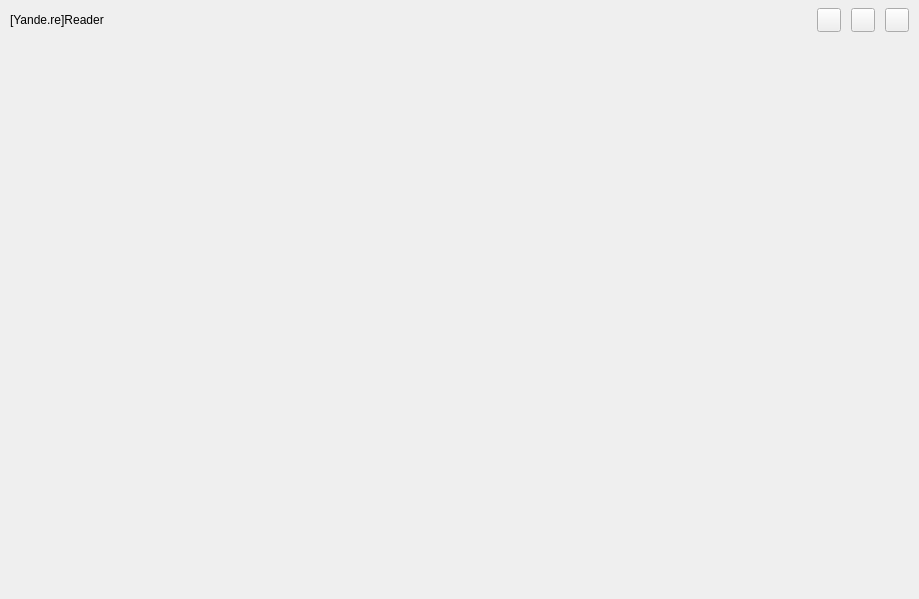
<?xml version="1.0" encoding="UTF-8"?>
<ui version="4.0">
 <class>MainWindow</class>
 <widget class="QMainWindow" name="MainWindow">
  <property name="geometry">
   <rect>
    <x>0</x>
    <y>0</y>
    <width>919</width>
    <height>599</height>
   </rect>
  </property>
  <property name="windowTitle">
   <string>MainWindow</string>
  </property>
  <widget class="QWidget" name="centralWidget">
   <layout class="QGridLayout" name="gridLayout">
    <property name="leftMargin">
     <number>0</number>
    </property>
    <property name="topMargin">
     <number>0</number>
    </property>
    <property name="rightMargin">
     <number>0</number>
    </property>
    <property name="bottomMargin">
     <number>0</number>
    </property>
    <property name="spacing">
     <number>0</number>
    </property>
    <item row="0" column="0" colspan="2">
     <widget class="QWidget" name="widget_title" native="true">
      <property name="minimumSize">
       <size>
        <width>0</width>
        <height>40</height>
       </size>
      </property>
      <property name="maximumSize">
       <size>
        <width>16777215</width>
        <height>40</height>
       </size>
      </property>
      <layout class="QHBoxLayout" name="horizontalLayout">
       <property name="spacing">
        <number>10</number>
       </property>
       <property name="leftMargin">
        <number>10</number>
       </property>
       <property name="topMargin">
        <number>5</number>
       </property>
       <property name="rightMargin">
        <number>10</number>
       </property>
       <property name="bottomMargin">
        <number>5</number>
       </property>
       <item>
        <widget class="QLabel" name="label_app_name">
         <property name="text">
          <string>[Yande.re]Reader</string>
         </property>
        </widget>
       </item>
       <item>
        <spacer name="horizontalSpacer">
         <property name="orientation">
          <enum>Qt::Horizontal</enum>
         </property>
         <property name="sizeHint" stdset="0">
          <size>
           <width>688</width>
           <height>20</height>
          </size>
         </property>
        </spacer>
       </item>
       <item>
        <widget class="QPushButton" name="pushButton_menu">
         <property name="minimumSize">
          <size>
           <width>24</width>
           <height>24</height>
          </size>
         </property>
         <property name="maximumSize">
          <size>
           <width>24</width>
           <height>24</height>
          </size>
         </property>
         <property name="text">
          <string/>
         </property>
        </widget>
       </item>
       <item>
        <widget class="QPushButton" name="pushButton_min">
         <property name="minimumSize">
          <size>
           <width>24</width>
           <height>24</height>
          </size>
         </property>
         <property name="maximumSize">
          <size>
           <width>24</width>
           <height>24</height>
          </size>
         </property>
         <property name="text">
          <string/>
         </property>
        </widget>
       </item>
       <item>
        <widget class="QPushButton" name="pushButton_close">
         <property name="minimumSize">
          <size>
           <width>24</width>
           <height>24</height>
          </size>
         </property>
         <property name="maximumSize">
          <size>
           <width>24</width>
           <height>24</height>
          </size>
         </property>
         <property name="text">
          <string/>
         </property>
        </widget>
       </item>
      </layout>
     </widget>
    </item>
    <item row="1" column="0">
     <widget class="LeftSearchForm" name="widget_left" native="true">
      <property name="minimumSize">
       <size>
        <width>200</width>
        <height>0</height>
       </size>
      </property>
      <property name="maximumSize">
       <size>
        <width>200</width>
        <height>16777215</height>
       </size>
      </property>
     </widget>
    </item>
    <item row="1" column="1">
     <widget class="RightShowForm" name="widget_right" native="true"/>
    </item>
   </layout>
  </widget>
 </widget>
 <layoutdefault spacing="6" margin="11"/>
 <customwidgets>
  <customwidget>
   <class>LeftSearchForm</class>
   <extends>QWidget</extends>
   <header>src/ui/parts/leftsearchform.h</header>
   <container>1</container>
  </customwidget>
  <customwidget>
   <class>RightShowForm</class>
   <extends>QWidget</extends>
   <header>src/ui/parts/rightshowform.h</header>
   <container>1</container>
  </customwidget>
 </customwidgets>
 <resources/>
 <connections/>
</ui>
